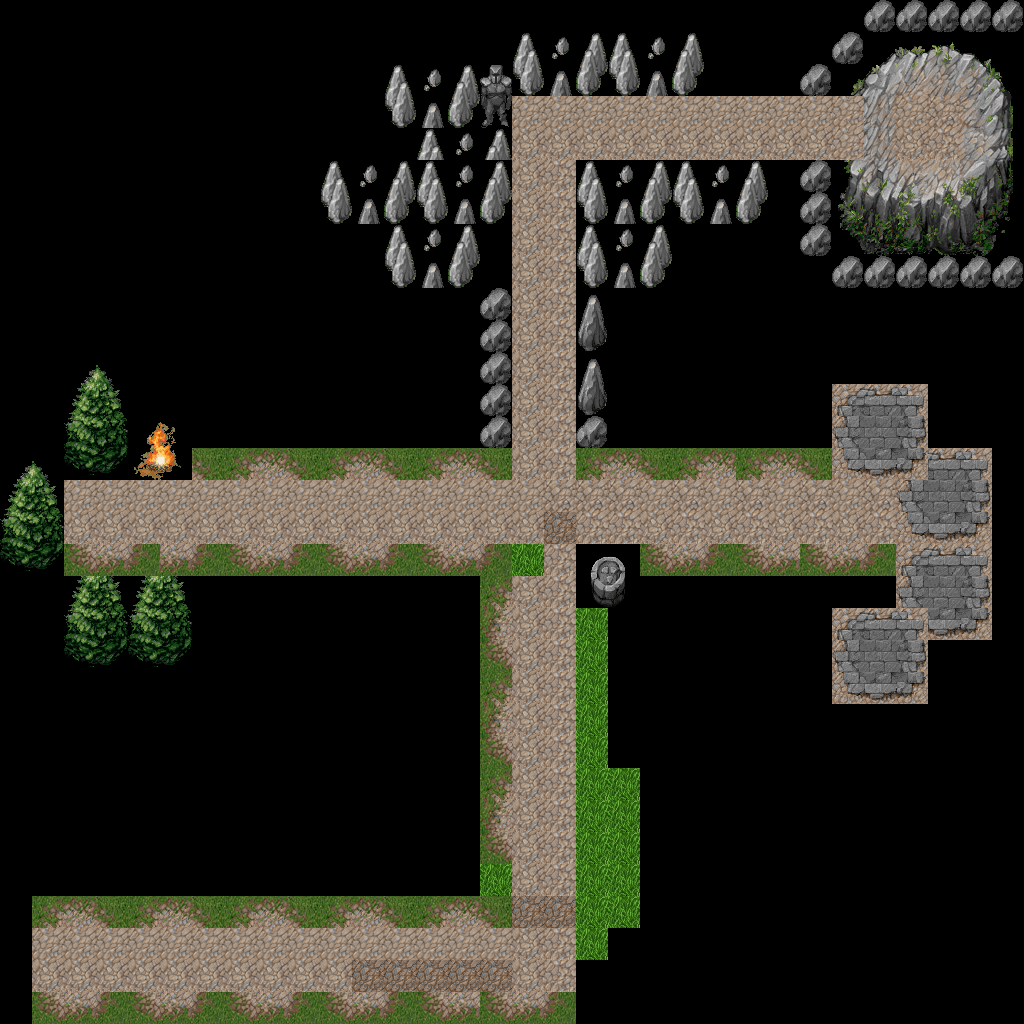

The image is a tile-based game level rendered from a .tmx file. Its description and source (layers, tilesets, objects; grid data summarised) follow:
An orthogonal 32x32 tile map with 32x32 px tiles, 1 tile layer (Tile Layer 1).

<map version="1.0" orientation="orthogonal" renderorder="right-down" width="32" height="32" tilewidth="32" tileheight="32" nextobjectid="1">
 <tileset firstgid="1" name="image.axd" tilewidth="32" tileheight="32" tilecount="256" columns="16">
  <image source="image.axd.png" width="512" height="512" />
 </tileset>
 <layer name="Tile Layer 1" width="32" height="32">
  <data>[1024 cells, 444 non-empty, 85 distinct tile ids]</data>
 </layer>
</map>
